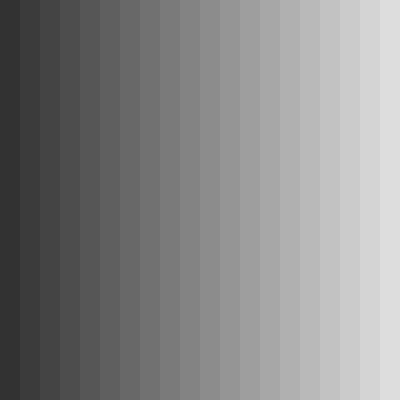
Frame 1 (no input)
Frame 60 (the mouse pressed at the canvas centre just before this capture): identical to frame 1, image omitted
Frame 120 (the mouse held since frame 60 and released just before this capture): identical to frame 1, image omitted

The Processing sketch that drew this single still picture (run headless with seeded random() and noise(); from frame 60 on, the mouse is pressed at the canvas centre):

// Processing sketch: sketch_150214f
// ── sketch_150214f.pde
void setup(){
  size(400, 400);
  background(0);
  int x = 0;
  noStroke();
  for(x = 0; x < width; x = x+20){
    fill(map(x, 0, width, 50, 230));
    rect(x, 0, 20, height);
  }
}

void draw(){
  
}
